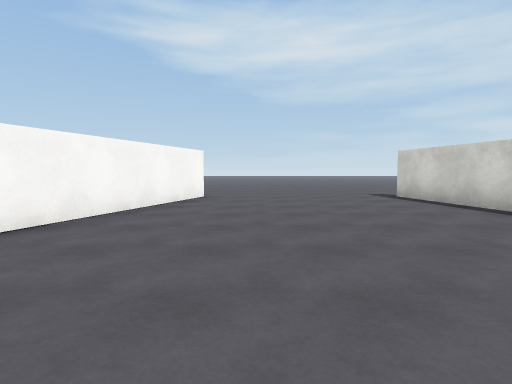
View 1 (above)

15 first-person views from a walk through a scene from a Unity 3-D project. The camera is 1.3 m above the floor, tilts 4° down and sees 80° across. The floor is counted in squares, 2 m on a side. Each view is taken from the middle of a square. On the plan, view 1 faces up. The plan holds only what a view shows up to about 10 squares ahead; the rest is blank. The place goes on beyond the plan. The player is left out. Some animated figures are left out. Surface patterns are stand-ins for the level's own textures.

View 2
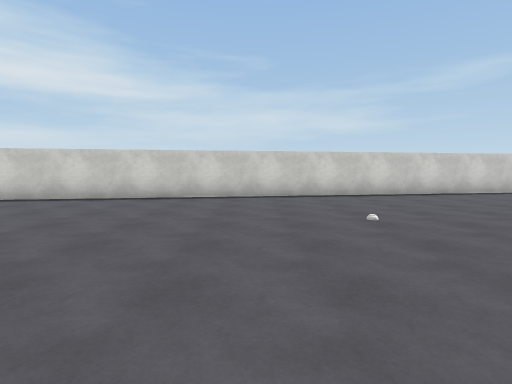

View 3
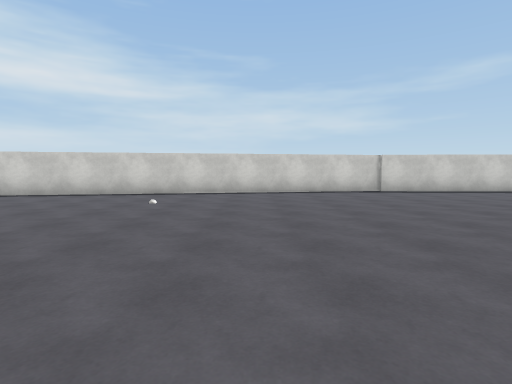

View 4
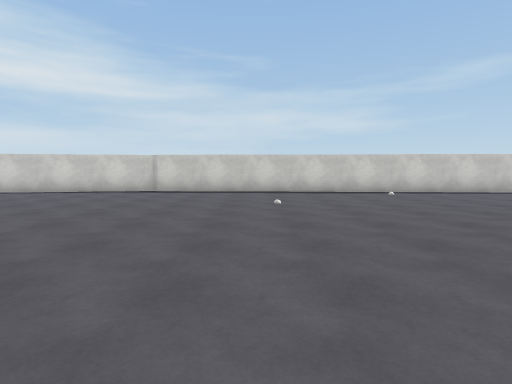

View 5
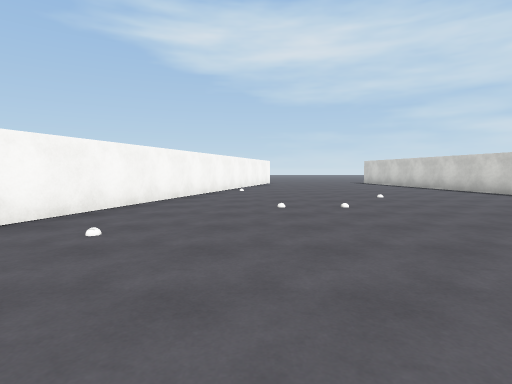

View 6
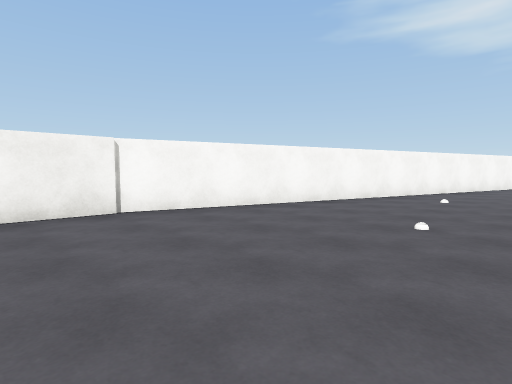

View 7
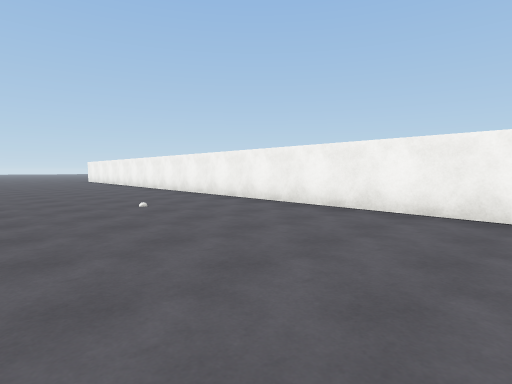

View 8
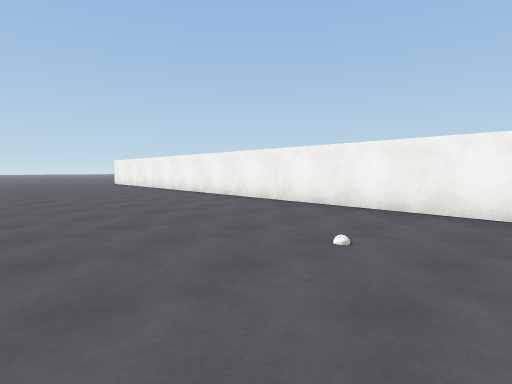

View 9
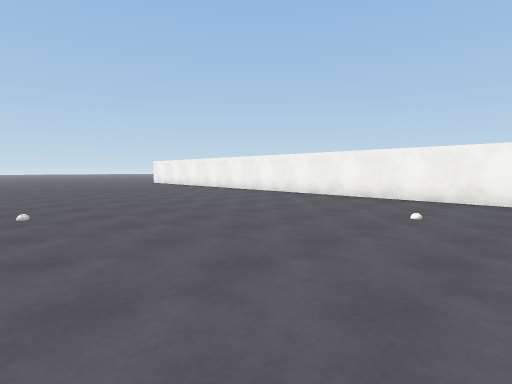

View 10
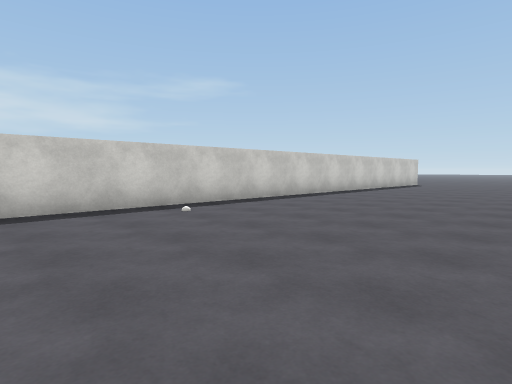

View 11
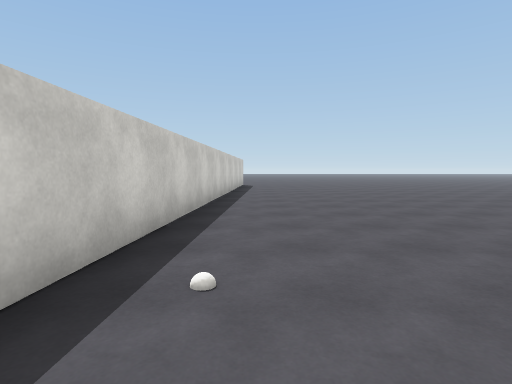

View 12
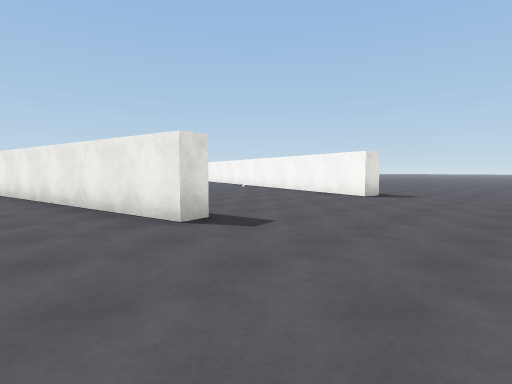

View 13
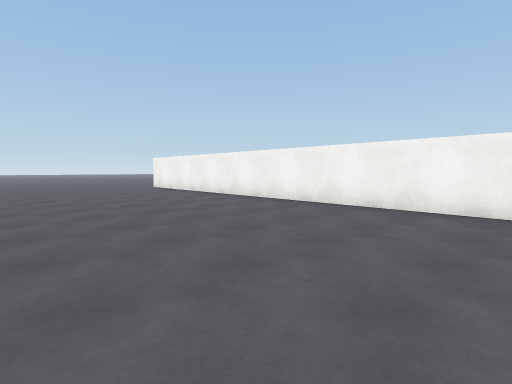

View 14
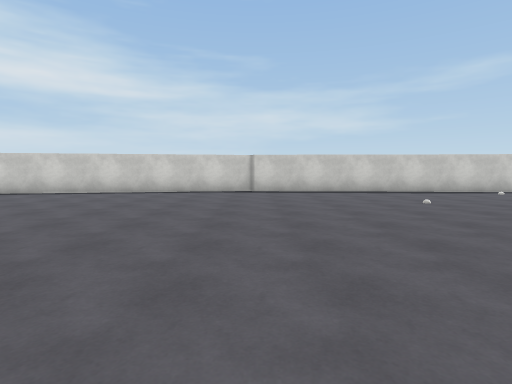

View 15
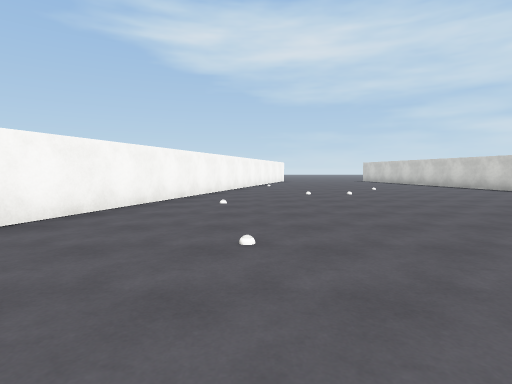

### Floor plan
Points are (right, up) in squares from view 1. A wall is a line through its corners. A room is listed if a view was taken in it or the views show most of it. See-through windows are left out.
Room 1 (views 1, 2, 3, 4, 5, 6, 7, 8, 9, 10, 11, 13, 14, 15)
walls: (-6.7, -10.2) (-7.3, -23.6); (6.6, -11) (3.5, 7.6) (4, 7.7) (4.2, 6.5); (-1.6, 6.6) (-6.8, -10.3); (5.9, -23.6) (6.5, -10.9)
ways out: opening at (5.8, 8.5) to room 2; opening at (-1, 9)
Room 2 (view 12)
walls: (4.2, 6.5) (5.1, 0.9)
ways out: opening at (5.8, 8.5) to room 1

Positions as (right, up) in squares from view 1, and headings:
1: (0, 0), facing up
2: (-3, 1), facing right
3: (-3, -7), facing right
4: (-3, -14), facing right
5: (-2, -8), facing up
6: (-2, -12), facing up-left
7: (-2, -10), facing down-left
8: (-2, -14), facing down-left
9: (0, -14), facing down-left
10: (1, -15), facing down-right
11: (5, -16), facing down
12: (6, 11), facing down-left
13: (-2, -18), facing down-left
14: (-3, -11), facing right
15: (-3, -11), facing up
